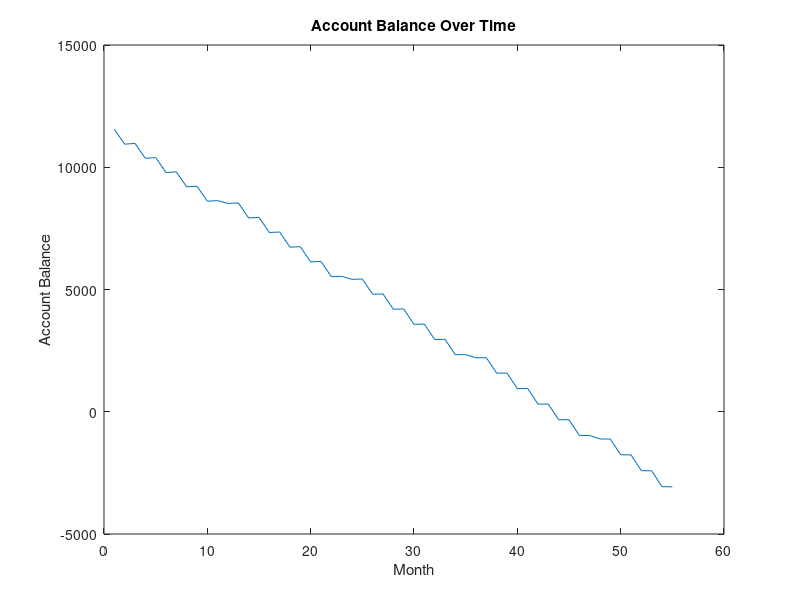

MATLAB code to generate this figure:
%Venus Onyango
%April 19 2024
%Week 13B
%Code is going to show account balance over time
clear; clc;

interest_rate = 0.0028;
withdrawal = 640.00;
bonus = 500.00;
balance = 11520.00;
months = 1:55;

for month = months
    balance = balance * (1 + interest_rate);
    if mod(month, 2) == 0
        balance = balance - withdrawal;
    end
    if mod(month, 12) == 0
        balance = balance + bonus;
    end
    balance_history(month) = balance;
end

plot(months, balance_history);
title('Account Balance Over Time');
xlabel('Month');
ylabel('Account Balance');
